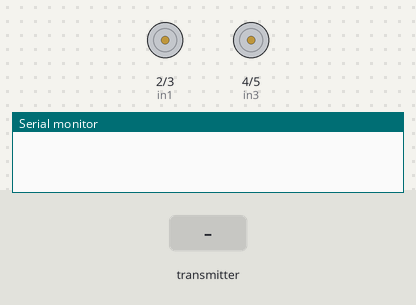
Recording of a sketch running on a simulated Arduino Uno, built with avr-gcc and run on an emulated ATmega328P. Shown: motor-driver pin pairs drawn as motors (green arrow = first pin HIGH = forward, orange = second pin HIGH = backward, longer = more drive, scaled by the enable pin), the last lines printed to the serial monitor. The inputs (shaded band) are chosen by the test bench. No radio packets arrive unless stated.

Above: at 1.2 s.
1.3 s: the transmitter starts sending vry = 0
At 1.9 s:
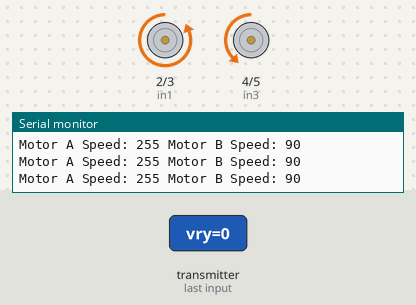
2.8 s: the transmitter starts sending vrx = 256
At 4.0 s:
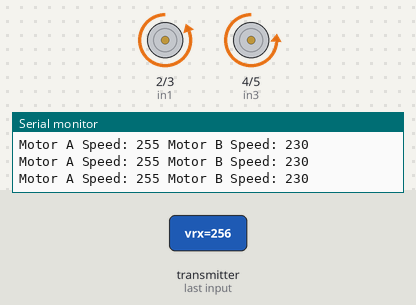
4.3 s: the transmitter starts sending vry = 256
At 5.4 s:
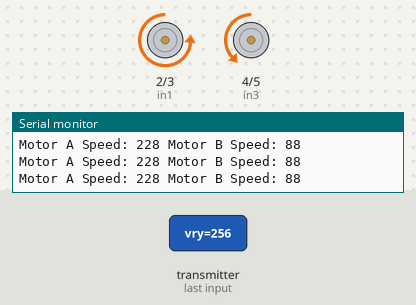
5.8 s: the transmitter starts sending vrx = 0
At 6.5 s:
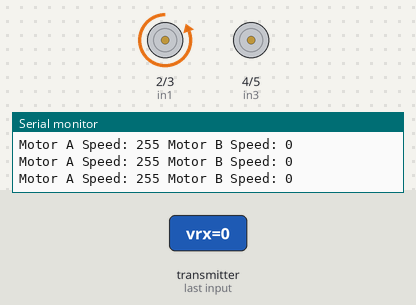
7.3 s: the transmitter starts sending vry = 1023
At 7.7 s:
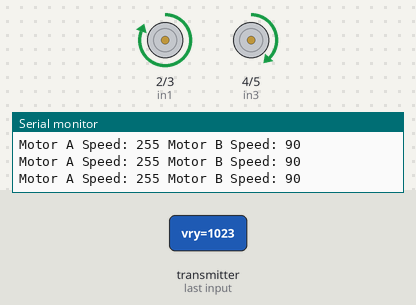
8.8 s: the transmitter starts sending vrx = 512
At 10.0 s:
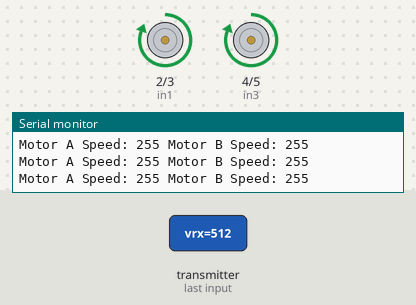
Timing chart, 0 to 11.3 s (numbered marks = the images above; inputs shaded):
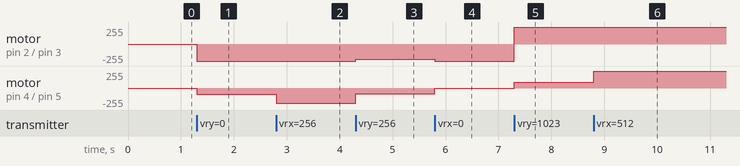

Measured:
- after the input at 1.3 s, motor on pin 2 (in1) / pin 3 (in2): stopped → backward 255/255 at once; motor on pin 4 (in3) / pin 5 (in4): stopped → backward 90/255 at once
- after the input at 2.8 s, motor on pin 4 (in3) / pin 5 (in4): backward 90/255 → backward 230/255 at once
- after the input at 4.3 s, motor on pin 2 (in1) / pin 3 (in2): backward 255/255 → backward 228/255 at once; motor on pin 4 (in3) / pin 5 (in4): backward 230/255 → backward 88/255 at once
- after the input at 5.8 s, motor on pin 2 (in1) / pin 3 (in2): backward 228/255 → backward 255/255 at once; motor on pin 4 (in3) / pin 5 (in4): backward 88/255 → stopped at once
- after the input at 7.3 s, motor on pin 2 (in1) / pin 3 (in2): backward 255/255 → forward 255/255 at once; motor on pin 4 (in3) / pin 5 (in4): stopped → forward 90/255 at once
- after the input at 8.8 s, motor on pin 4 (in3) / pin 5 (in4): forward 90/255 → forward 255/255 at once

The sketch:

Receiver.ino
```cpp
/*
* Arduino Wireless Communication Tutorial
*       Example 1 - Receiver Code
*
* by Dejan Nedelkovski, www.HowToMechatronics.com
*
* Library: TMRh20/RF24, https://github.com/tmrh20/RF24/
*/

#include <SPI.h>
#include <nRF24L01.h>
#include <RF24.h>

RF24 radio(7, 8); // CE, CSN

const byte address[6] = "00001";


//Setup Pins for L298N
int enA = 9;
int in1 = 2;
int in2 = 3;
int enB = 6;
int in3 = 4;
int in4 = 5;


//Set Motor Speed Initial Value
int MotorASpeed=0;
int MotorBSpeed=0;


void setup() {
  Serial.begin(9600);
  radio.begin();
  radio.openReadingPipe(0, address);
  radio.setPALevel(RF24_PA_MIN);
  radio.startListening();

  //Set Pin Modes
  pinMode(enA, OUTPUT);
  pinMode(enB, OUTPUT);
  pinMode(in1, OUTPUT);
  pinMode(in2, OUTPUT);
  pinMode(in3, OUTPUT);
  pinMode(in4, OUTPUT);

  // Turn off motors - Initial state
  digitalWrite(in1, LOW);
  digitalWrite(in2, LOW);
  digitalWrite(in3, LOW);
  digitalWrite(in4, LOW);

}

struct Data_Package {
  int vry= 0;
  int vrx= 0;
};
Data_Package data; //Create a variable with the above structure

//Set the tolerance for identifying the neutral/rest position
int tolerance = 50;
int ytolerance_lower=512-tolerance;
int ytolerance_upper=512+tolerance;

int xtolerance_lower=519-tolerance;
int xtolerance_upper=519+tolerance;

//Set minimum and maximum speed for each motor
int max_speedA=255;
int max_speedB=255;

void loop() {
  if (radio.available()) {
    radio.read(&data, sizeof(Data_Package)); // Read the whole data and store it into the 'data' structure

    //Move Forward and Backward
    //vry at neutral is 512, up joystick is 1023, down joystick is 0
    if (data.vry>ytolerance_upper){
      //Move Forward: input 1 is 5V, input 2 is GND
      //Set Motor A Forward
      digitalWrite(in1, HIGH);
      digitalWrite(in2, LOW);
      //Set Motor B Forward
      digitalWrite(in3, HIGH);
      digitalWrite(in4, LOW);

      //Determine the motor speed based on the joystick position
      MotorBSpeed = map(data.vry, ytolerance_upper, 1023, 0, max_speedB);
      MotorASpeed = map(data.vry, ytolerance_upper, 1023, 0, 255);

    }

    else if (data.vry<ytolerance_lower){
      //Move Backward: input 1 is GND, input 2 is 5V
      //Set Motor A Backward
      digitalWrite(in1, LOW);
      digitalWrite(in2, HIGH);
      //Set Motor B Backward
      digitalWrite(in3, LOW);
      digitalWrite(in4, HIGH);

      //Determine the motor speed based on the joystick position

      //Note, we need to reverse the reading of the joystick which is 512 for neutral, and 0 for full back
      //so we can map it to values 0 to 255
      //invert the values for vry for backwards, 0 becomes 482, 482 becomes 0
      int data_backward=data.vry-ytolerance_lower;
      data_backward=data_backward*-1;

      MotorBSpeed = map(data_backward, 0, ytolerance_lower, 0, max_speedB);
      MotorASpeed = map(data_backward, 0, ytolerance_lower, 0, 255);

    }

    else{


      //stop the motor
      MotorBSpeed = 0;
      analogWrite(enB, 0);


      analogWrite(enA, 0);
      MotorASpeed = 0;

      }


    //Left and Right Control
    //vrx at neutral is 512, left joystick is 1023, right joystick is 0
    //Motor A:  left motor Motor B: right motor
    if (data.vrx>xtolerance_upper){
      //Move Left

      //Map the vrx position to a value of 255 max
      int data_left= map(data.vrx, xtolerance_upper, 1023, 0, 255);

      //Motor B (right motor) should speed up if steering to the left
      MotorBSpeed= MotorBSpeed + data_left;
      MotorASpeed= 90+ MotorASpeed - data_left;

      //if motor speed exceeds range 0 to 255
      if (MotorBSpeed > 255)MotorBSpeed = 255;
      if (MotorASpeed < 0)MotorASpeed = 0;


      }

    else if (data.vrx<xtolerance_lower){
      //Move Right

      //invert the data first
      int data_right = data.vrx-xtolerance_lower;
      data_right=data_right*-1;

      //map the data_right (ranges 0 to xtolerance_lower) to range 0 to 255
      data_right= map(data_right, 0, xtolerance_lower, 0, 255);

      //Motor A (Left motor) should speed up if steering to the right
      MotorASpeed= MotorASpeed + data_right;
      MotorBSpeed= 90+ MotorBSpeed - data_right; //add a tolerance of 90 speed if the joystick is position slanted

      //if motor speed exceeds range 0 to 255
      if (MotorASpeed > 255)MotorASpeed = 255;
      if (MotorBSpeed < 0)MotorBSpeed = 0;
      }


    //Set the Motor Speed
    //Motor A: Left Motor, Motor B: Right Motor
    analogWrite(enA, MotorASpeed);


    analogWrite(enB, MotorBSpeed);


    Serial.print("Motor A Speed: ");
    Serial.print(MotorASpeed);

    Serial.print(" Motor B Speed: ");
    Serial.println(MotorBSpeed);

  }

}
```
